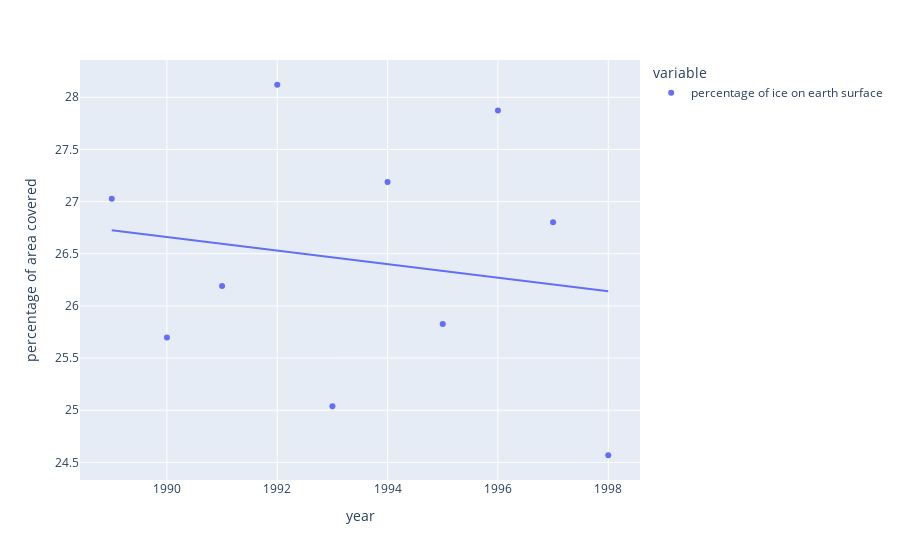

Write notebook code for a chart like this one.
### Code cell
fig = px.scatter(df2,x='year',y=['percentage of ice on earth surface'],labels={"value":"percentage of area covered "}, trendline="ols")
fig.show()

### Figure 1 — Plotly figure (JSON) as saved in the notebook; plotly's stock layout.template omitted (floating-point values rounded to 4 significant figures)
{"data": [{"hovertemplate": "variable=percentage of ice on earth surface<br>year=%{x}<br>percentage of area covered =%{y}<extra></extra>", "legendgroup": "percentage of ice on earth surface", "marker": {"color": "#636efa", "symbol": "circle"}, "mode": "markers", "name": "percentage of ice on earth surface", "orientation": "v", "showlegend": true, "type": "scatter", "x": [1989, 1990, 1991, 1992, 1993, 1994, 1995, 1996, 1997, 1998], "xaxis": "x", "y": [27.03, 25.7, 26.19, 28.12, 25.04, 27.19, 25.83, 27.87, 26.8, 24.57], "yaxis": "y"}, {"hovertemplate": "<b>OLS trendline</b><br>value = -0.0649691 * year + 155.949<br>R<sup>2</sup>=0.028146<br><br>variable=percentage of ice on earth surface<br>year=%{x}<br>percentage of area covered =%{y} <b>(trend)</b><extra></extra>", "legendgroup": "percentage of ice on earth surface", "marker": {"color": "#636efa", "symbol": "circle"}, "mode": "lines", "name": "percentage of ice on earth surface", "showlegend": false, "type": "scatter", "x": [1989, 1990, 1991, 1992, 1993, 1994, 1995, 1996, 1997, 1998], "xaxis": "x", "y": [26.73, 26.66, 26.6, 26.53, 26.47, 26.4, 26.34, 26.27, 26.21, 26.14], "yaxis": "y"}], "layout": {"legend": {"title": {"text": "variable"}, "tracegroupgap": 0}, "margin": {"t": 60}, "xaxis": {"anchor": "y", "domain": [0, 1], "title": {"text": "year"}}, "yaxis": {"anchor": "x", "domain": [0, 1], "title": {"text": "percentage of area covered "}}}}
